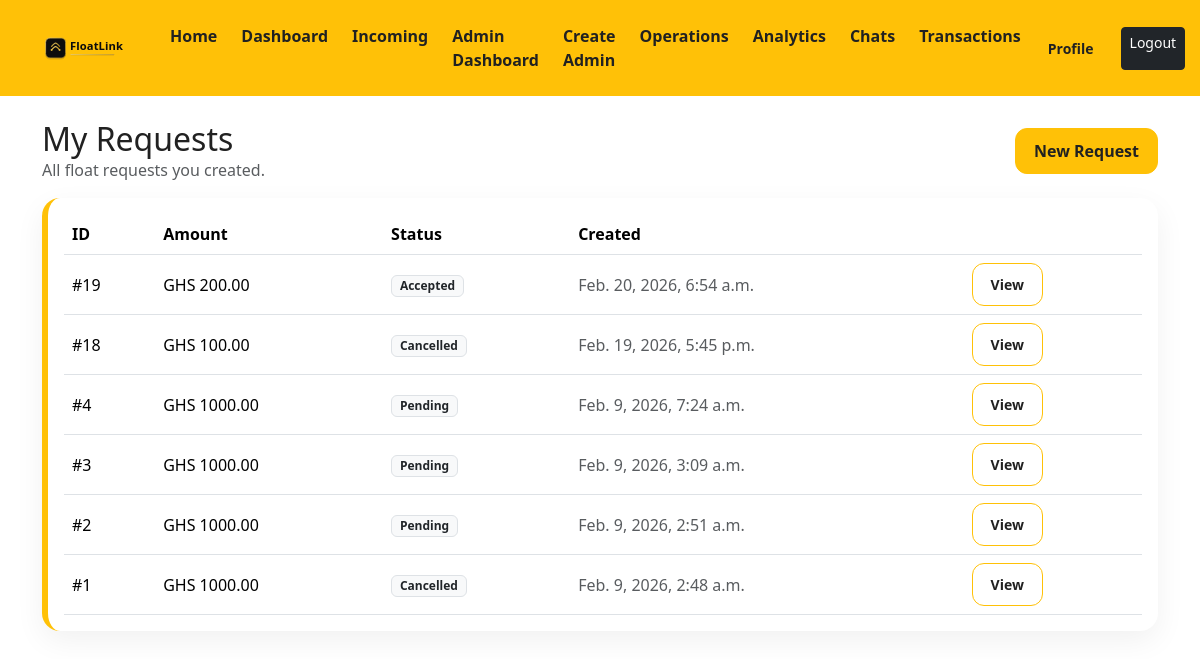
The app's page /requests/my/ (signed in) with its own data.
### float_requests/models.py (models this page shows, shortened)
class FloatRequest(models.Model):
    class RequestType(models.TextChoices):
        E_CASH = 'E_CASH', 'E-cash'
        PHYSICAL_CASH = 'PHYSICAL_CASH', 'Physical cash'
    class Status(models.TextChoices):
        PENDING = 'PENDING', 'Pending'
        ACCEPTED = 'ACCEPTED', 'Accepted'
        ADMIN_COMPLETED = 'ADMIN_COMPLETED', 'Admin completed'
        COMPLETED = 'COMPLETED', 'Completed'
        DECLINED = 'DECLINED', 'Declined'
        CANCELLED = 'CANCELLED', 'Cancelled'
    requesting_agent = models.ForeignKey(Agent, on_delete=models.CASCADE, related_name='requests_created')
    amount = models.DecimalField(max_digits=12, decimal_places=2)
    request_type = models.CharField(max_length=20, choices=RequestType.choices, default=RequestType.E_CASH)
    requester_latitude = models.DecimalField(max_digits=9, decimal_places=6, null=True, blank=True)
    requester_longitude = models.DecimalField(max_digits=9, decimal_places=6, null=True, blank=True)
    status = models.CharField(max_length=20, choices=Status.choices, default=Status.PENDING)
    accepted_by = models.ForeignKey(
        settings.AUTH_USER_MODEL,
        on_delete=models.SET_NULL,
        null=True,
        blank=True,
        related_name='float_requests_accepted',
    )
    accepted_at = models.DateTimeField(null=True, blank=True)
    admin_completed_at = models.DateTimeField(null=True, blank=True)
    agent_confirmed_at = models.DateTimeField(null=True, blank=True)
    completed_at = models.DateTimeField(null=True, blank=True)
    created_at = models.DateTimeField(auto_now_add=True)

### float_requests/views.py (the view)
# urls.py: path("my/", views.my_requests, name="my"),
@login_required
def my_requests(request):
    agent = get_object_or_404(Agent, user=request.user)
    requests = FloatRequest.objects.filter(requesting_agent=agent).order_by('-created_at')
    return render(request, 'float_requests/list.html', {'requests': requests, 'title': 'My Requests'})

### templates/float_requests/list.html
{% extends 'base.html' %}
{% block content %}
<div class="container py-4">
  <div class="d-flex align-items-center justify-content-between mb-3">
    <div>
      <h2 class="mb-0">My Requests</h2>
      <div class="text-muted">All float requests you created.</div>
    </div>
    <a class="btn btn-fl" href="{% url 'float_requests:create' %}">New Request</a>
  </div>
  <div class="card card-fl">
    <div class="card-body">
      <div class="table-responsive">
        <table class="table align-middle mb-0">
          <thead>
            <tr>
              <th>ID</th>
              <th>Amount</th>
              <th>Status</th>
              <th>Created</th>
              <th></th>
            </tr>
          </thead>
          <tbody>
            {% for r in requests %}
              <tr>
                <td>#{{ r.id }}</td>
                <td>GHS {{ r.amount }}</td>
                <td><span class="badge bg-light text-dark border">{{ r.get_status_display }}</span></td>
                <td class="text-muted">{{ r.created_at }}</td>
                <td><a class="btn btn-sm btn-fl-outline" href="{% url 'float_requests:detail' r.id %}">View</a></td>
              </tr>
            {% empty %}
              <tr><td colspan="5" class="text-muted">No requests yet.</td></tr>
            {% endfor %}
          </tbody>
        </table>
      </div>
    </div>
  </div>
</div>
{% endblock %}

### static/css/app.css (style rules this page uses)
:root { --fl-yellow: #ffc107; --fl-yellow-hover: #ffb300; --fl-charcoal: #212121; }
body { background: #ffffff; color: var(--fl-charcoal); }
.btn-fl { background: var(--fl-yellow); border: 1px solid var(--fl-yellow); color: var(--fl-charcoal); border-radius: 12px; padding: 10px 18px; font-weight: 700; }
.btn-fl-outline { background: transparent; border: 1px solid var(--fl-yellow); color: var(--fl-charcoal); border-radius: 12px; padding: 10px 18px; font-weight: 700; }
.card-fl { border: 0; border-left: 6px solid var(--fl-yellow); border-radius: 18px; box-shadow: 0 10px 30px rgba(0, 0, 0, 0.06); }

### records on screen
FloatRequest: id "19", amount "200.00", status "Accepted", created_at "Feb. 20, 2026, 6:54 a.m."
FloatRequest: id "18", amount "100.00", status "Cancelled", created_at "Feb. 19, 2026, 5:45 p.m."
FloatRequest: id "4", amount "1000.00", status "Pending", created_at "Feb. 9, 2026, 7:24 a.m."
FloatRequest: id "3", amount "1000.00", status "Pending", created_at "Feb. 9, 2026, 3:09 a.m."
FloatRequest: id "2", amount "1000.00", status "Pending", created_at "Feb. 9, 2026, 2:51 a.m."
FloatRequest: id "1", amount "1000.00", status "Cancelled", created_at "Feb. 9, 2026, 2:48 a.m."
